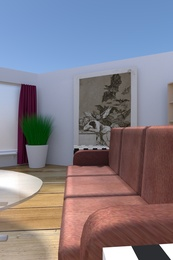
%> input picture synthetic/resized24.jpg, 173 x 260 px, shrunk from 640 x 960 before the run; its folder holds 4 pictures in this run
$ octave brwr_project3.m   (GNU Octave 9; MATLAB toolbox functions it lacks are replaced by stand-ins)
%> lines starting %> are read from the running program, lines starting %| are printed output that depends on the picture
### mymosaic.m
function [imgMosaic] = mymosaic(imgInput)
% img_input is a cell array of color images (H x W x 3 uint8 values [0, 255])
% img_mosaic is the output mosaic

% VARIABLES
DEBUG = true;
TRIM = true;
RANSAC_THRES = 4.5;
NUM_PTS = 350;
WT_Y = 0.60;
WT_CB = 0.20;
WT_CR = 0.20;

% Stitch from center out
numImages = length(imgInput);
centerImageIdx = round(numImages / 2);
imgOrderL = centerImageIdx - 1 : -1 : 1;
imgOrderR = centerImageIdx + 1 : numImages;
if mod(numImages, 2) == 0, imgOrderL = [imgOrderL, 0]; end
imgOrder = [imgOrderL; imgOrderR];
imgOrder = imgOrder(:)';
imgOrder(imgOrder == 0) = [];
imgMosaic = imgInput{centerImageIdx};

if (DEBUG)
  figure(1)
  imagesc(imgMosaic)
  drawnow
end

% Cut cylindrical distortion every frame with these boundaries
topTrimBound = 0;
bottomTrimBound = size(imgMosaic, 1);
%> bottomTrimBound = 260

if (~DEBUG), disp('Stitching images...'); end

for id = imgOrder
  imgInputI = imgInput{id};

  if (DEBUG), disp(id); end
  imgMosaicYCbCr = rgb2ycbcr(imgMosaic);
  imgMosaicCornersY = corner_detector(imgMosaicYCbCr(:, :, 1));
  imgMosaicCornersCb = corner_detector(imgMosaicYCbCr(:, :, 2));
  imgMosaicCornersCr = corner_detector(imgMosaicYCbCr(:, :, 3));
  imgMosaicCorners = WT_Y * imgMosaicCornersY + WT_CB * imgMosaicCornersCb + WT_CR * imgMosaicCornersCr;
  % imgMosaicCorners = corner_detector(imgMosaicGray);
  imgMosaicGray = rgb2gray(imgMosaic);
  [cornerXMosaic, cornerYMosaic, cornerRMaxMosaic] = anms(imgMosaicCorners, NUM_PTS);
  cornerPatchesMosaic = feat_desc(imgMosaicGray, cornerXMosaic, cornerYMosaic);

  imgYCbCr = rgb2ycbcr(imgInputI);
  imgCornersY = corner_detector(imgYCbCr(:, :, 1));
  imgCornersCb = corner_detector(imgYCbCr(:, :, 2));
  imgCornersCr = corner_detector(imgYCbCr(:, :, 3));
  imgCorners = WT_Y * imgCornersY + WT_CB * imgCornersCb + WT_CR * imgCornersCr;
  % imgCorners = corner_detector(imgInputGray);
  imgInputGray = rgb2gray(imgInputI);
  [cornerX, cornerY, cornerRMax] = anms(imgCorners, NUM_PTS);
  cornerPatches = feat_desc(imgInputGray, cornerX, cornerY);

  if (DEBUG)
    disp(sum([sum(cornerPatchesMosaic) sum(cornerPatches)]))
    disp(size(cornerPatchesMosaic))
    disp(size(cornerPatches))
  end

  % visual_feat(imgMosaic, imgMosaicCorners, cornerYMosaic, cornerXMosaic);
  % visual_feat(imgInputI, imgCorners, cornerY, cornerX);

  % Link new image corner features to existing panorama corner features
  matches = feat_match(cornerPatchesMosaic, cornerPatches);
  matchIdx = (matches ~= -1);
  cornerXMosaicMatches = cornerXMosaic(matchIdx);
  cornerYMosaicMatches = cornerYMosaic(matchIdx);
  cornerXMatches = cornerX(matches(matchIdx));
  cornerYMatches = cornerY(matches(matchIdx));
  if (DEBUG > 1)
    P = [cornerXMosaicMatches cornerYMosaicMatches cornerXMatches cornerYMatches];
    assignin('base','P',P);
  end

  % disp([cornerXMosaicMatches, cornerYMosaicMatches, cornerXMatches, cornerYMatches])

  % Find the transformation matrix for the new picture
  [H, inliers] = ransac_est_homography(cornerXMosaicMatches, ...
                                       cornerYMosaicMatches, ...
                                       cornerXMatches, ...
                                       cornerYMatches, ...
                                       RANSAC_THRES);

  % Determine how the new frame will fit in the existing panorama coordinates
  coordUL = [1, 1];
  coordLL = [size(imgInputI, 1), 1];
  coordUR = [1, size(imgInputI, 2)];
  coordLR = [size(imgInputI, 1), size(imgInputI, 2)];

  coordCorners = [coordUL; coordLL; coordUR; coordLR];

  [xNewCorners, yNewCorners] = apply_homography(H, coordCorners(:, 2), coordCorners(:, 1));

  lowCornerIdx = ceil(min([xNewCorners, yNewCorners]));
  lowAdd = -min([lowCornerIdx; 1, 1]);

  highCornerIdx = floor(max([xNewCorners, yNewCorners]));
  highAdd = max([highCornerIdx; flip(size(imgMosaicGray))]);

  xx = ndgrid(lowCornerIdx(1) : highCornerIdx(1), lowCornerIdx(2) : highCornerIdx(2))';
  yy = ndgrid(lowCornerIdx(2) : highCornerIdx(2), lowCornerIdx(1) : highCornerIdx(1));
  xxVect = xx(:);
  yyVect = yy(:);

  [xFr, yFr] = apply_homography(pinv(H), xxVect, yyVect);
  xFr = round(xFr);
  yFr = round(yFr);

  validFr = yFr > 0 & xFr > 0 & yFr <= size(imgInputI, 1) & xFr <= size(imgInputI, 2);

  xxVectFr = xxVect(validFr);
  yyVectFr = yyVect(validFr);
  xFr = xFr(validFr);
  yFr = yFr(validFr);

  if (DEBUG), disp('s'); disp([min(xFr), max(xFr)]); end

  panSize = highAdd + lowAdd;
  panAdd = zeros(panSize(2) + 2, panSize(1) + 2, 3, 'uint8');
  % Drop the existing panorama into a temporary variable
  panAdd(lowAdd(2) + 2 : lowAdd(2) + size(imgMosaicGray, 1) + 1, ...
         lowAdd(1) + 2 : lowAdd(1) + size(imgMosaicGray, 2) + 1, :) = uint8(imgMosaic);

  % Check for black values around edges
  isFilled = sum(panAdd, 3);

  for j = 1 : length(xFr)
    if isFilled(yyVectFr(j) + lowAdd(2) + 1, xxVectFr(j) + lowAdd(1) + 1),
      % Blend if not black value pixels
      panAdd(yyVectFr(j) + lowAdd(2) + 1, xxVectFr(j) + lowAdd(1) + 1, :) = ...
      0.5 * panAdd(yyVectFr(j) + lowAdd(2) + 1, xxVectFr(j) + lowAdd(1) + 1, :) + ...
      0.5 * imgInputI(yFr(j), xFr(j), :);
    else
      if (DEBUG > 1), disp([yyVectFr(j)+lowAdd(2), xxVectFr(j)+lowAdd(1), yFr(j), xFr(j)]); end
      panAdd(yyVectFr(j) + lowAdd(2) + 1, xxVectFr(j) + lowAdd(1) + 1, :) = imgInputI(yFr(j), xFr(j), :);
    end
  end

  if (DEBUG), disp(lowAdd(2)); end
  if (TRIM)
    imgMosaic = panAdd(lowAdd(2) + 2: lowAdd(2) + bottomTrimBound + 2, :, :);
  else
    imgMosaic = panAdd;
  end

  if (DEBUG)
    figure(1)
    imagesc(imgMosaic)
    drawnow
  end

end
%> this loop made 3 passes
%> pass 1, in corner_detector, `cImg = cornermetric(img);`:
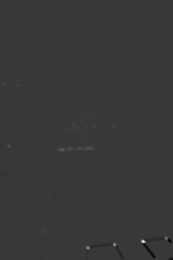
%> cImg: size 260x173 double; min -0.00486, max 0.0171, mean 2.7e-06; drawn with min black and max white
%> pass 1, in corner_detector (call 2), `cImg = cornermetric(img);`:
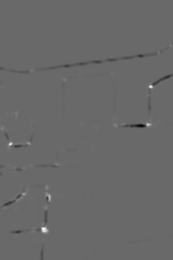
%> cImg: size 260x173 double; min -1.72e-07, max 2.45e-07, mean -2.8e-10; drawn with min black and max white
%> pass 1, in corner_detector (call 3), `cImg = cornermetric(img);`:
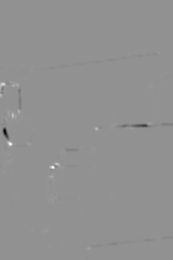
%> cImg: size 260x173 double; min -1.1e-06, max 8.25e-07, mean -9.76e-10; drawn with min black and max white
%> pass 1, in mymosaic, `imagesc(imgMosaic)`:
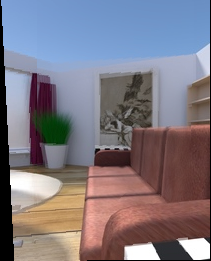
%> displayed picture: size 261x211x3, on the screen's scale of 0 to 255; mean R, G, B 126.5, 120.6, 130.8
%> after the loop: imgMosaic: size 261x256x3 uint8; mean of channels 1, 2, 3 128, 121, 130.9
%> after the loop: panAdd: size 291x256x3 uint8; mean of channels 1, 2, 3 117.4, 111.5, 120.8

end

### corner_detector.m
function [cImg] = corner_detector(img)
% img is an image
% cImg is a corner matrix

cImg = cornermetric(img);
end

### anms.m
function [x, y, rMax] = anms(cImg, maxPts)
% [6 lines of commented-out code are left out]

CORNER_THRES = 2e-8;
cImg(cImg < CORNER_THRES) = 0;

x = zeros(maxPts, 1);
y = zeros(maxPts, 1);

startRadius = ceil(sqrt(prod(size(cImg)) / maxPts));
foundAllResults = false;
while (~foundAllResults)
  tmpImg = cImg;
  [meshRow, meshCol] = meshgrid(-startRadius : startRadius);
  circleMask = sqrt(meshRow.^2 + meshCol.^2) > startRadius;
  for pt = 1 : maxPts
    [maxVal, maxRow] = max(max(tmpImg'));
    [maxVal, maxCol] = max(max(tmpImg));
    x(pt) = maxCol;
    y(pt) = maxRow;
    thisCircleMask = circleMask;
    rMaskFr = 1 - min(0, maxRow - startRadius - 1);
    rMaskTo = -1 - min(0, size(tmpImg, 1) - (maxRow + startRadius));
    cMaskFr = 1 - min(0, maxCol - startRadius - 1);
    cMaskTo = -1 - min(0, size(tmpImg, 2) - (maxCol + startRadius));
    thisCircleMask = ...
        thisCircleMask(rMaskFr : startRadius * 2 - rMaskTo, cMaskFr : startRadius * 2 - cMaskTo);
    rFr = max(1, maxRow - startRadius);
    rTo = min(size(tmpImg, 1), maxRow + startRadius);
    cFr = max(1, maxCol - startRadius);
    cTo = min(size(tmpImg, 2), maxCol + startRadius);
    tmpImg(rFr : rTo, cFr : cTo) = tmpImg(rFr : rTo, cFr : cTo) .* thisCircleMask;
  end
  if ~(x(maxPts) == 1 && y(maxPts) == 1), break; end;
  if (startRadius > 4)
    startRadius = ceil(0.75 * startRadius);
  else
    startRadius = startRadius - 1;
    if startRadius == 0, break; end;
  end
end
rMax = startRadius;
end

### apply_homography.m
function [X, Y] = apply_homography(H, x, y)
% [X, Y] = apply_homography(H, x, y)
% Use homogrphay matrix H to compute position (x,y) in the source image to
% the position (X,Y) in the destination image
%
% Input
%   H : 3*3 homography matrix, refer to setup_homography
%   x : the column coords vector, n*1, in the source image
%   y : the column coords vector, n*1, in the source image
% Output
%   X : the column coords vector, n*1, in the destination image
%   Y : the column coords vector, n*1, in the destination image

p1 = [x'; y'; ones(1, length(x))];
q1 = H * p1;
q1 = q1 ./ [q1(3, :); q1(3,:); q1(3, :)];

X = q1(1, :)';
Y = q1(2, :)';

### feat_desc.m
function [descs] = feat_desc(img, x, y)
% [5 lines of commented-out code are left out]

descs = zeros(64, length(x));

% Pad image edges
img = padarray(img, [20, 20]);

for feat = 1 : length(x)
  featMatrix = img(y(feat) : y(feat) + 39, x(feat) : x(feat) + 39);
  featMatrix = imfilter(featMatrix, fspecial('gaussian', [10, 10], 20), 'same');
  descMatrix = featMatrix(3:5:38, 3:5:38);
  descVector = descMatrix(:);
  descVectorCentered = descVector - mean(descVector);
  descVectorNorm = descVectorCentered / std(double(descVectorCentered));
  % figure(5); imagesc(descVectorNorm); drawnow; pause(0.5);
  descs(:, feat) = descVectorNorm;
end


end

### feat_match.m
function [match] = feat_match(descs1, descs2)
% descs1 is a 64 x n1 matrix of double values
% descs2 is a 64 x n2 matrix of double values
% match is n1 x 1 vector of integers where m(i) points to the index of the
% descriptor in p2 that matches with the descriptor p1(:, i).
% If no match is found, m(i) = -1

MATCH_THRES = 0.83;

N = size(descs1, 2);
match = -1 + zeros(N, 1);

for i = 1 : N
  descsDelta = repmat(descs1(:, i), [1, N]) - descs2;
  descsSSD = sum(descsDelta .^ 2);
  [descsSSD1, idxMin] = min(descsSSD);
  descsSSD(idxMin) = [];
  descsSSD2 = min(descsSSD);
  if descsSSD1 / descsSSD2 <= MATCH_THRES, match(i) = idxMin; end;
end
end

### ransac_est_homography.m
function [H, inlier_ind] = ransac_est_homography(x1, y1, x2, y2, thres)
% y1, x1, y2, x2 are the corresponding point coordinate vectors Nx1 such
% that (y1_i, x1_i) matches (x2_i, y2_i) after a preliminary matching

% thres is the threshold on distance used to determine if transformed
% points agree

% H is the 3 x 3 matrix computed in the final step of RANSAC

% inlier_ind is the nx1 vector with indices of points in the arrays x1, y1,
% x2, y2 that were found to be inliers

NUM_CONSEC_TRIALS = 1250;
N = length(x2);

bestTrialCount = 0;
bestTrialNumInliers = 0;
bestTrialInliers = 1;

rng(20435)
% rng('shuffle')

% Wait until a number of consecutive random trials without improvement
while (bestTrialCount < NUM_CONSEC_TRIALS)
  idxRand = randsample(N, 4, true);  % Get four sample point indices
  trialH = est_homography(x1(idxRand), y1(idxRand), x2(idxRand), y2(idxRand));

  % Get target point estimates using four randomly sampled corresponding points
  [trialX1, trialY1] = apply_homography(trialH, x2, y2);
  trialInliers = abs((trialX1 - x1) + i*(trialY1 - y1)) <= thres;
  trialNumInliers = sum(trialInliers);

  if trialNumInliers > bestTrialNumInliers
    bestH = trialH;
    bestTrialInliers = trialInliers;
    bestTrialNumInliers = trialNumInliers;
    bestTrialCount = 0;
  else
    bestTrialCount = bestTrialCount + 1;
  end
end

H = est_homography(x1(bestTrialInliers), ...
                   y1(bestTrialInliers), ...
                   x2(bestTrialInliers), ...
                   y2(bestTrialInliers));
inlier_ind = find(bestTrialInliers);
end

### est_homography.m
function H = est_homography(xDest, yDest, xSrc, ySrc)
% H = est_homography(xDest, yDest, xSrc, ySrc)
% Compute the homography matrix from source (x, y) to destination (x, y)
%
% xDest, yDest are coordinates of destination points
% xSrc, ySrc are coordinates of source points
% Each input variable is a vector of n x 1 (n >= 4)
%
% H is the homography output 3x3
% (xDest, yDest, 1)^T ~ H(xSrc, ySrc, 1)^T

A = zeros(length(xSrc(:))*2,9);

for i = 1 : length(xSrc(:)),
 a = [xSrc(i), ySrc(i), 1];
 b = [0, 0, 0];
 c = [xDest(i); yDest(i)];
 d = -c * a;
 A((i - 1) * 2 + 1 : (i - 1) * 2 + 2, 1 : 9) = [[a, b;b, a], d];
end

[U, S, V] = svd(A);
h = V(:, 9);
H = reshape(h, 3, 3)';
end

### brwr_project3.m
%% Automatic 2D Image Mosaic
% CIS581 Computer Vision, University of Pennsylvania
% Author: Brian Wright

clear all; clc
DEBUG = false;
DIR_NAME = 'synthetic';

%% Import images
imageFiles = dir(DIR_NAME);
for i = 3 : length(imageFiles)
  imagePath = [DIR_NAME '/' imageFiles(i).name];
  images{i - 2} = imread(imagePath);
  if (DEBUG) figure(i); imagesc(images{i - 2}); end
end

%% Stitch images
imageComposite = mymosaic(images);  % TODO(brwr): Ensure uint8, 3-ch cell array input

%% Output
figure(1)
imagesc(imageComposite)
